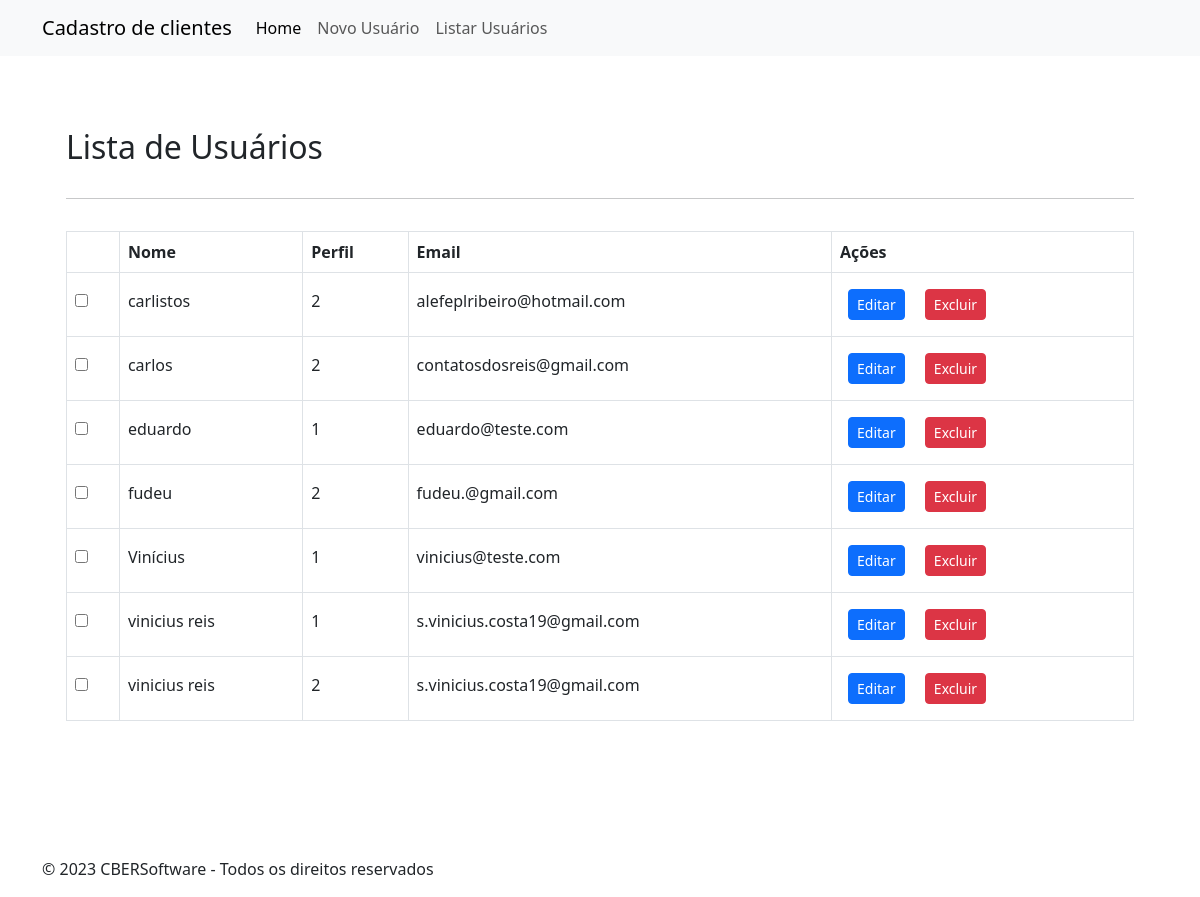
The page /index_original.php?page=listar on the database its author committed.
### tables this page shows
CREATE TABLE `usuarios` (
  `id` int(11) NOT NULL,
  `nome` varchar(60) NOT NULL,
  `perfil` int(11) NOT NULL,
  `email` varchar(60) NOT NULL,
  `senha` varchar(60) NOT NULL
);

### listar-usuarios.php (the view, shortened to what this page needs)
<div class="d-flex flex-column flex-shrink-0 p-4">
    <h2 class="mb-3">Lista de Usuários</h2>
    <hr>
    <?php
        $sql = "SELECT * FROM usuarios ORDER BY nome";
        $res = $conn->query($sql);
        $qtd = $res->num_rows;
        if($qtd > 0)
        {
            print "<form action='' method='post'>";
            print "<table class='table table-hover table-bordered mt-3'>";
                print "<tr>";
                print "<th> &nbsp;&nbsp;&nbsp; </th>";
                print "<th> Nome </th>";
                print "<th> Perfil </th>";
                print "<th> Email </th>";
                print "<th> Ações </th>";
                print "</tr>";
            while($row = $res->fetch_object())
            {
                print "<tr>";
                print "<td class='pt-3'><input type='checkbox' name='seleciona_usuario id='seleciona_usuario'></td>";
                print "<td class='pt-3'>" . $row->nome . "</td>";
                print "<td class='pt-3'>" . $row->perfil . "</td>";
                print "<td class='pt-3'>" . $row->email . "</td>";
                print "<td>
                        <button class='btn btn-primary btn-sm m-2' data-bs-toggle='modal' data-bs-target='#myModal'>Editar</button>
                        <button onclick=\"if(confirm('Tem certeza que deseja excluir o usuário?')){location.href='?page=salvar-usuario&acao=excluir-usuario&id=".$row->id."';}else{false;}\" class='btn btn-danger btn-sm m-2' data-bs-toggle='modal'>Excluir</button>
                        </td>";
                print "</tr>";
            }
            print "</table>";
            print "</form>";
        }
        else
        {
            print "<p class='alert alert-danger mt-3'>Não encontrou usuários</p>";
        }
    ?>
</div>

### index_original.php (shortened to what this page needs)
<!DOCTYPE html>
<html lang="pt-br">
  <head>
    <link rel="stylesheet" href="css/bootstrap.min.css">
  </head>
  <body>
    <header>
        <nav class="navbar navbar-expand-lg bg-body-tertiary">
            <div class="container">
                <a class="navbar-brand" href="index-usuario.php">Cadastro de clientes</a>
                <div class="collapse navbar-collapse" id="navbarNavAltMarkup">
                    <div class="navbar-nav">
                        <a class="nav-link active" aria-current="page" href="index-usuario.php">Home</a>
                        <a class="nav-link" href="?page=novo">Novo Usuário</a>
                        <a class="nav-link" href="?page=listar">Listar Usuários</a>
                    </div>
                </div>
            </div>
        </nav>
    </header>
    <main>
        <div class="container">
            <div class="row">
                <div class="col mt-5">
                <?php
                    include("config.php");
                    switch(@$_REQUEST["page"])
                    {
                        case "listar":
                            include("listar-usuarios.php");
                            break;
                    }
                ?>
                </div>
            </div>
        </div>
    </main>
    <footer>
        <div class="container">
            <p>&copy; <?php echo date("Y"); ?> CBERSoftware - Todos os direitos reservados</p>
        </div>
    </footer>
  </body>
</html>

### rows shown on the page
usuarios: nome "carlistos", perfil "2", email "alefeplribeiro@hotmail.com"
usuarios: nome "carlos", perfil "2", email "contatosdosreis@gmail.com"
usuarios: nome "eduardo", perfil "1", email "eduardo@teste.com"
usuarios: nome "fudeu", perfil "2", email "fudeu.@gmail.com"
usuarios: nome "Vinícius", perfil "1", email "vinicius@teste.com"
usuarios: nome "vinicius reis", perfil "1", email "s.vinicius.costa19@gmail.com"
usuarios: nome "vinicius reis", perfil "2", email "s.vinicius.costa19@gmail.com"
